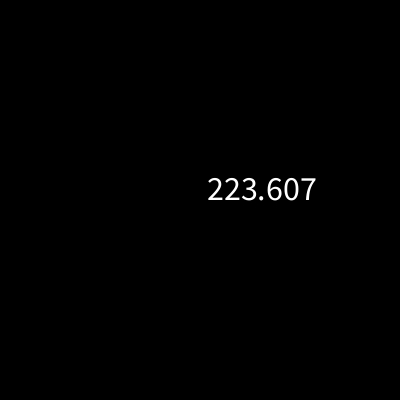
Frame 1 (no input)
Frame 60 (the mouse pressed at the canvas centre just before this capture): identical to frame 1, image omitted
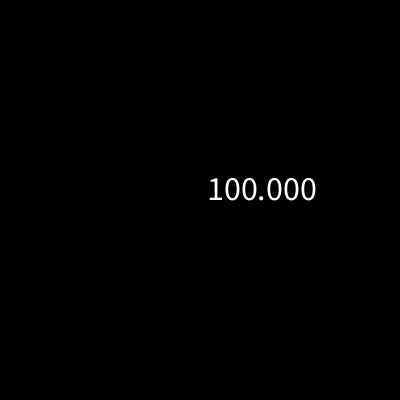
Frame 120 (the mouse held since frame 60 and released just before this capture)

The Processing sketch that drew these frames (run headless with seeded random() and noise(); from frame 60 on, the mouse is pressed at the canvas centre):

// Processing sketch: aula16_grupo01_exer06
// ── aula16_grupo01_exer06.pde
void setup(){
size(400,400);
}

void draw(){
  background(0);
  textSize(34);
text(dist(100,200,mouseX,mouseY), 200,200);
}
